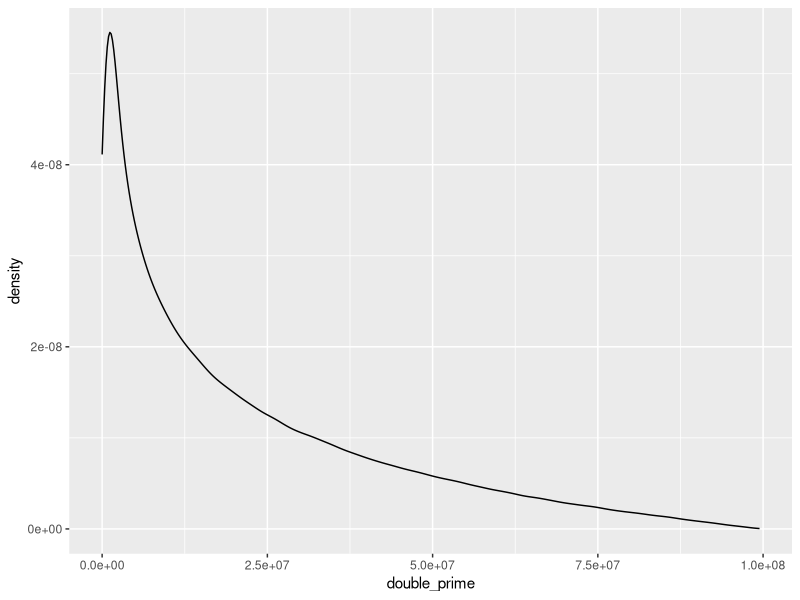
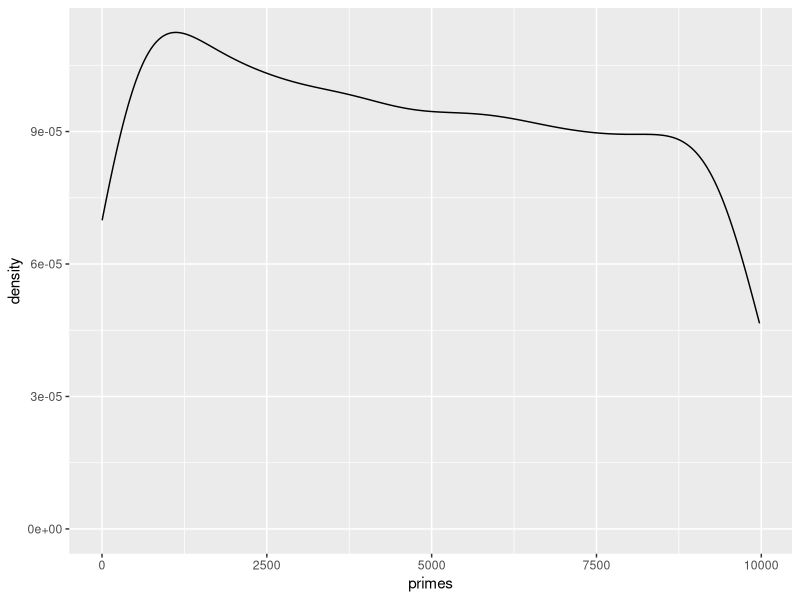

Generate these figures, in order, with R:
library(tidyverse)
library(matlab)

numbers <- 1:1e4
z <- numbers[isprime(numbers)==1]

zq <- expand.grid(z, z) |>
  mutate(double_prime = Var1*Var2)

zq |> ggplot(aes(double_prime)) +
  geom_density()

z1 <- tibble(primes = z)

z1 |> ggplot(aes(primes)) +
  geom_density()
